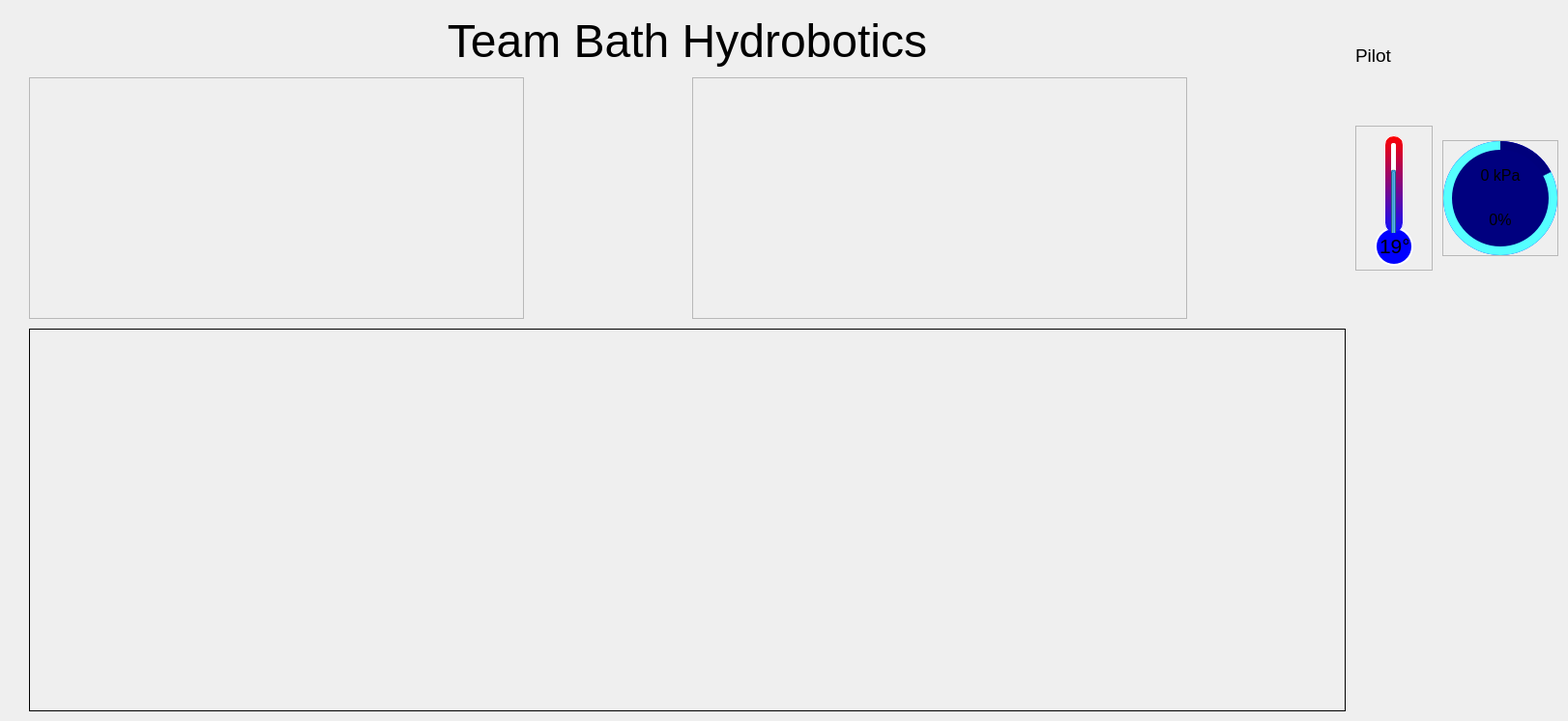
<?xml version="1.0" encoding="UTF-8"?>
<ui version="4.0">
 <class>MainWindow</class>
 <widget class="QFrame" name="MainWindow">
  <property name="geometry">
   <rect>
    <x>0</x>
    <y>0</y>
    <width>1622</width>
    <height>746</height>
   </rect>
  </property>
  <property name="windowTitle">
   <string>Pilot</string>
  </property>
  <layout class="QGridLayout" name="gridLayout_2">
   <property name="leftMargin">
    <number>0</number>
   </property>
   <property name="topMargin">
    <number>0</number>
   </property>
   <property name="rightMargin">
    <number>0</number>
   </property>
   <property name="bottomMargin">
    <number>0</number>
   </property>
   <property name="horizontalSpacing">
    <number>0</number>
   </property>
   <item row="0" column="0">
    <layout class="QGridLayout" name="gridLayout">
     <property name="leftMargin">
      <number>10</number>
     </property>
     <property name="topMargin">
      <number>10</number>
     </property>
     <property name="rightMargin">
      <number>10</number>
     </property>
     <property name="bottomMargin">
      <number>10</number>
     </property>
     <property name="spacing">
      <number>10</number>
     </property>
     <item row="0" column="1" rowspan="2" colspan="4">
      <widget class="QLabel" name="label">
       <property name="sizePolicy">
        <sizepolicy hsizetype="Preferred" vsizetype="Fixed">
         <horstretch>0</horstretch>
         <verstretch>0</verstretch>
        </sizepolicy>
       </property>
       <property name="minimumSize">
        <size>
         <width>0</width>
         <height>60</height>
        </size>
       </property>
       <property name="maximumSize">
        <size>
         <width>16777215</width>
         <height>60</height>
        </size>
       </property>
       <property name="font">
        <font>
         <pointsize>36</pointsize>
        </font>
       </property>
       <property name="text">
        <string>Team Bath Hydrobotics</string>
       </property>
       <property name="alignment">
        <set>Qt::AlignmentFlag::AlignBottom|Qt::AlignmentFlag::AlignHCenter</set>
       </property>
      </widget>
     </item>
     <item row="0" column="6" rowspan="2">
      <spacer name="verticalSpacer_2">
       <property name="orientation">
        <enum>Qt::Orientation::Vertical</enum>
       </property>
       <property name="sizeType">
        <enum>QSizePolicy::Policy::Maximum</enum>
       </property>
       <property name="sizeHint" stdset="0">
        <size>
         <width>20</width>
         <height>50</height>
        </size>
       </property>
      </spacer>
     </item>
     <item row="0" column="5">
      <spacer name="verticalSpacer_3">
       <property name="orientation">
        <enum>Qt::Orientation::Vertical</enum>
       </property>
       <property name="sizeType">
        <enum>QSizePolicy::Policy::Maximum</enum>
       </property>
       <property name="sizeHint" stdset="0">
        <size>
         <width>20</width>
         <height>20</height>
        </size>
       </property>
      </spacer>
     </item>
     <item row="1" column="5">
      <widget class="QLabel" name="WindowNameLabel">
       <property name="sizePolicy">
        <sizepolicy hsizetype="Preferred" vsizetype="Fixed">
         <horstretch>0</horstretch>
         <verstretch>0</verstretch>
        </sizepolicy>
       </property>
       <property name="maximumSize">
        <size>
         <width>16777215</width>
         <height>30</height>
        </size>
       </property>
       <property name="font">
        <font>
         <pointsize>14</pointsize>
        </font>
       </property>
       <property name="text">
        <string>Pilot</string>
       </property>
      </widget>
     </item>
     <item row="0" column="0" rowspan="2">
      <spacer name="verticalSpacer">
       <property name="orientation">
        <enum>Qt::Orientation::Vertical</enum>
       </property>
       <property name="sizeType">
        <enum>QSizePolicy::Policy::Fixed</enum>
       </property>
       <property name="sizeHint" stdset="0">
        <size>
         <width>20</width>
         <height>50</height>
        </size>
       </property>
      </spacer>
     </item>
     <item row="2" column="6">
      <widget class="QWidget" name="pressure" native="true">
       <property name="minimumSize">
        <size>
         <width>120</width>
         <height>120</height>
        </size>
       </property>
       <property name="maximumSize">
        <size>
         <width>120</width>
         <height>120</height>
        </size>
       </property>
       <layout class="QHBoxLayout" name="horizontalLayout">
        <property name="spacing">
         <number>0</number>
        </property>
        <property name="leftMargin">
         <number>0</number>
        </property>
        <property name="topMargin">
         <number>0</number>
        </property>
        <property name="rightMargin">
         <number>0</number>
        </property>
        <property name="bottomMargin">
         <number>0</number>
        </property>
        <item>
         <widget class="QFrame" name="Background">
          <property name="styleSheet">
           <string notr="true"/>
          </property>
          <property name="frameShape">
           <enum>QFrame::Shape::StyledPanel</enum>
          </property>
          <property name="frameShadow">
           <enum>QFrame::Shadow::Raised</enum>
          </property>
          <layout class="QHBoxLayout" name="horizontalLayout_2">
           <property name="spacing">
            <number>0</number>
           </property>
           <property name="leftMargin">
            <number>0</number>
           </property>
           <property name="topMargin">
            <number>0</number>
           </property>
           <property name="rightMargin">
            <number>0</number>
           </property>
           <property name="bottomMargin">
            <number>0</number>
           </property>
           <item>
            <widget class="QFrame" name="RPB_BACK">
             <property name="enabled">
              <bool>true</bool>
             </property>
             <property name="styleSheet">
              <string notr="true">background-color: rgb(0, 0, 255);
border:none;
border-radius: 59px;</string>
             </property>
             <property name="frameShape">
              <enum>QFrame::Shape::StyledPanel</enum>
             </property>
             <property name="frameShadow">
              <enum>QFrame::Shadow::Raised</enum>
             </property>
             <layout class="QHBoxLayout" name="horizontalLayout_3">
              <property name="spacing">
               <number>0</number>
              </property>
              <property name="leftMargin">
               <number>0</number>
              </property>
              <property name="topMargin">
               <number>0</number>
              </property>
              <property name="rightMargin">
               <number>0</number>
              </property>
              <property name="bottomMargin">
               <number>0</number>
              </property>
              <item>
               <widget class="QFrame" name="RPB_PATH">
                <property name="enabled">
                 <bool>true</bool>
                </property>
                <property name="styleSheet">
                 <string notr="true">background-color: qconicalgradient(cx:0.5, cy:0.5, angle:90, stop:0.823928 rgba(85, 255, 255, 255), stop:0.828442 rgba(0, 0, 124, 255));
</string>
                </property>
                <property name="frameShape">
                 <enum>QFrame::Shape::StyledPanel</enum>
                </property>
                <property name="frameShadow">
                 <enum>QFrame::Shadow::Raised</enum>
                </property>
                <layout class="QHBoxLayout" name="horizontalLayout_4">
                 <property name="spacing">
                  <number>0</number>
                 </property>
                 <property name="leftMargin">
                  <number>0</number>
                 </property>
                 <property name="topMargin">
                  <number>0</number>
                 </property>
                 <property name="rightMargin">
                  <number>0</number>
                 </property>
                 <property name="bottomMargin">
                  <number>0</number>
                 </property>
                 <item>
                  <widget class="QFrame" name="RPB_Front">
                   <property name="minimumSize">
                    <size>
                     <width>100</width>
                     <height>100</height>
                    </size>
                   </property>
                   <property name="maximumSize">
                    <size>
                     <width>100</width>
                     <height>100</height>
                    </size>
                   </property>
                   <property name="font">
                    <font>
                     <pointsize>4</pointsize>
                    </font>
                   </property>
                   <property name="styleSheet">
                    <string notr="true">background-color: rgb(0, 0, 127);
border: none;
border-radius:50;</string>
                   </property>
                   <property name="frameShape">
                    <enum>QFrame::Shape::StyledPanel</enum>
                   </property>
                   <property name="frameShadow">
                    <enum>QFrame::Shadow::Raised</enum>
                   </property>
                   <layout class="QVBoxLayout" name="verticalLayout">
                    <property name="spacing">
                     <number>0</number>
                    </property>
                    <property name="leftMargin">
                     <number>0</number>
                    </property>
                    <property name="topMargin">
                     <number>0</number>
                    </property>
                    <property name="rightMargin">
                     <number>0</number>
                    </property>
                    <property name="bottomMargin">
                     <number>0</number>
                    </property>
                    <item>
                     <widget class="QLabel" name="rpb_kpa">
                      <property name="maximumSize">
                       <size>
                        <width>100</width>
                        <height>40</height>
                       </size>
                      </property>
                      <property name="font">
                       <font>
                        <pointsize>12</pointsize>
                       </font>
                      </property>
                      <property name="styleSheet">
                       <string notr="true">background-color: rgba(255, 255, 255, 0);</string>
                      </property>
                      <property name="text">
                       <string>0 kPa</string>
                      </property>
                      <property name="alignment">
                       <set>Qt::AlignmentFlag::AlignCenter</set>
                      </property>
                     </widget>
                    </item>
                    <item>
                     <widget class="QLabel" name="rpb_perc">
                      <property name="maximumSize">
                       <size>
                        <width>100</width>
                        <height>40</height>
                       </size>
                      </property>
                      <property name="font">
                       <font>
                        <pointsize>12</pointsize>
                       </font>
                      </property>
                      <property name="styleSheet">
                       <string notr="true">background-color: rgba(255, 255, 255, 0);</string>
                      </property>
                      <property name="text">
                       <string>0%</string>
                      </property>
                      <property name="alignment">
                       <set>Qt::AlignmentFlag::AlignCenter</set>
                      </property>
                     </widget>
                    </item>
                   </layout>
                  </widget>
                 </item>
                </layout>
               </widget>
              </item>
             </layout>
            </widget>
           </item>
          </layout>
         </widget>
        </item>
       </layout>
      </widget>
     </item>
     <item row="2" column="3" colspan="2">
      <widget class="QLabel" name="SecondaryCameraView2">
       <property name="minimumSize">
        <size>
         <width>320</width>
         <height>180</height>
        </size>
       </property>
       <property name="maximumSize">
        <size>
         <width>512</width>
         <height>288</height>
        </size>
       </property>
       <property name="autoFillBackground">
        <bool>false</bool>
       </property>
       <property name="frameShape">
        <enum>QFrame::Shape::StyledPanel</enum>
       </property>
       <property name="text">
        <string/>
       </property>
       <property name="pixmap">
        <pixmap>../../../../Downloads/HYDROROBOTICSLOGO.png</pixmap>
       </property>
       <property name="alignment">
        <set>Qt::AlignmentFlag::AlignCenter</set>
       </property>
      </widget>
     </item>
     <item row="2" column="5">
      <widget class="QWidget" name="ambient_temp" native="true">
       <property name="minimumSize">
        <size>
         <width>80</width>
         <height>250</height>
        </size>
       </property>
       <property name="maximumSize">
        <size>
         <width>80</width>
         <height>250</height>
        </size>
       </property>
       <layout class="QHBoxLayout" name="horizontalLayout_8">
        <property name="spacing">
         <number>0</number>
        </property>
        <property name="leftMargin">
         <number>0</number>
        </property>
        <property name="topMargin">
         <number>0</number>
        </property>
        <property name="rightMargin">
         <number>0</number>
        </property>
        <property name="bottomMargin">
         <number>0</number>
        </property>
        <item>
         <widget class="QFrame" name="Background2">
          <property name="minimumSize">
           <size>
            <width>70</width>
            <height>150</height>
           </size>
          </property>
          <property name="maximumSize">
           <size>
            <width>80</width>
            <height>150</height>
           </size>
          </property>
          <property name="styleSheet">
           <string notr="true"/>
          </property>
          <property name="frameShape">
           <enum>QFrame::Shape::StyledPanel</enum>
          </property>
          <property name="frameShadow">
           <enum>QFrame::Shadow::Raised</enum>
          </property>
          <widget class="QFrame" name="Thermo2">
           <property name="geometry">
            <rect>
             <x>20</x>
             <y>105</y>
             <width>40</width>
             <height>40</height>
            </rect>
           </property>
           <property name="maximumSize">
            <size>
             <width>40</width>
             <height>40</height>
            </size>
           </property>
           <property name="styleSheet">
            <string notr="true">background-color: rgb(0, 0, 255);
border: 2px solid;
border-radius: 20px;
border-color: rgb(255, 255, 255);</string>
           </property>
           <property name="frameShape">
            <enum>QFrame::Shape::StyledPanel</enum>
           </property>
           <property name="frameShadow">
            <enum>QFrame::Shadow::Raised</enum>
           </property>
           <widget class="QLabel" name="temp_value">
            <property name="geometry">
             <rect>
              <x>5</x>
              <y>5</y>
              <width>30</width>
              <height>28</height>
             </rect>
            </property>
            <property name="font">
             <font>
              <pointsize>16</pointsize>
             </font>
            </property>
            <property name="styleSheet">
             <string notr="true">border: none;
background-color: rgba(255, 255, 255, 0);</string>
            </property>
            <property name="text">
             <string>19°</string>
            </property>
           </widget>
          </widget>
          <widget class="QFrame" name="Thermo">
           <property name="geometry">
            <rect>
             <x>30</x>
             <y>10</y>
             <width>20</width>
             <height>101</height>
            </rect>
           </property>
           <property name="styleSheet">
            <string notr="true">border:1px solid;
background-color: qlineargradient(spread:pad, x1:0, y1:1, x2:0, y2:0, stop:0 rgba(14, 14, 255, 255), stop:1 rgba(255, 0, 0, 255));
border-top-color: rgb(255, 255, 255);
border-left-color: rgb(255, 255, 255);
border-right-color: rgb(255, 255, 255);
border-bottom-color: rgb(0, 0, 255);
border-radius: 10px;</string>
           </property>
           <property name="frameShape">
            <enum>QFrame::Shape::StyledPanel</enum>
           </property>
           <property name="frameShadow">
            <enum>QFrame::Shadow::Raised</enum>
           </property>
           <widget class="QProgressBar" name="temp_bar">
            <property name="geometry">
             <rect>
              <x>7</x>
              <y>8</y>
              <width>5</width>
              <height>135</height>
             </rect>
            </property>
            <property name="styleSheet">
             <string notr="true">border: none;
border-radius: 2px;
background-color: rgb(255, 255, 255);</string>
            </property>
            <property name="value">
             <number>77</number>
            </property>
            <property name="orientation">
             <enum>Qt::Orientation::Vertical</enum>
            </property>
            <property name="format">
             <string/>
            </property>
           </widget>
          </widget>
         </widget>
        </item>
       </layout>
      </widget>
     </item>
     <item row="3" column="1" rowspan="4" colspan="4">
      <widget class="QLabel" name="MainCameraView">
       <property name="sizePolicy">
        <sizepolicy hsizetype="Preferred" vsizetype="Expanding">
         <horstretch>0</horstretch>
         <verstretch>0</verstretch>
        </sizepolicy>
       </property>
       <property name="minimumSize">
        <size>
         <width>704</width>
         <height>396</height>
        </size>
       </property>
       <property name="maximumSize">
        <size>
         <width>16777215</width>
         <height>16777215</height>
        </size>
       </property>
       <property name="autoFillBackground">
        <bool>false</bool>
       </property>
       <property name="frameShape">
        <enum>QFrame::Shape::Box</enum>
       </property>
       <property name="text">
        <string/>
       </property>
       <property name="pixmap">
        <pixmap>../../../../Downloads/HYDROROBOTICSLOGO.png</pixmap>
       </property>
       <property name="alignment">
        <set>Qt::AlignmentFlag::AlignCenter</set>
       </property>
      </widget>
     </item>
     <item row="2" column="1" colspan="2">
      <widget class="QLabel" name="SecondaryCameraView1">
       <property name="minimumSize">
        <size>
         <width>320</width>
         <height>180</height>
        </size>
       </property>
       <property name="maximumSize">
        <size>
         <width>512</width>
         <height>288</height>
        </size>
       </property>
       <property name="autoFillBackground">
        <bool>false</bool>
       </property>
       <property name="frameShape">
        <enum>QFrame::Shape::StyledPanel</enum>
       </property>
       <property name="text">
        <string/>
       </property>
       <property name="pixmap">
        <pixmap>../../../../Downloads/HYDROROBOTICSLOGO.png</pixmap>
       </property>
       <property name="alignment">
        <set>Qt::AlignmentFlag::AlignCenter</set>
       </property>
      </widget>
     </item>
     <item row="3" column="5" rowspan="4" colspan="2">
      <spacer name="verticalSpacer_5">
       <property name="orientation">
        <enum>Qt::Orientation::Vertical</enum>
       </property>
       <property name="sizeType">
        <enum>QSizePolicy::Policy::Minimum</enum>
       </property>
       <property name="sizeHint" stdset="0">
        <size>
         <width>20</width>
         <height>40</height>
        </size>
       </property>
      </spacer>
     </item>
     <item row="2" column="0" rowspan="5">
      <spacer name="verticalSpacer_4">
       <property name="orientation">
        <enum>Qt::Orientation::Vertical</enum>
       </property>
       <property name="sizeType">
        <enum>QSizePolicy::Policy::Minimum</enum>
       </property>
       <property name="sizeHint" stdset="0">
        <size>
         <width>20</width>
         <height>40</height>
        </size>
       </property>
      </spacer>
     </item>
    </layout>
   </item>
  </layout>
 </widget>
 <resources/>
 <connections/>
</ui>
